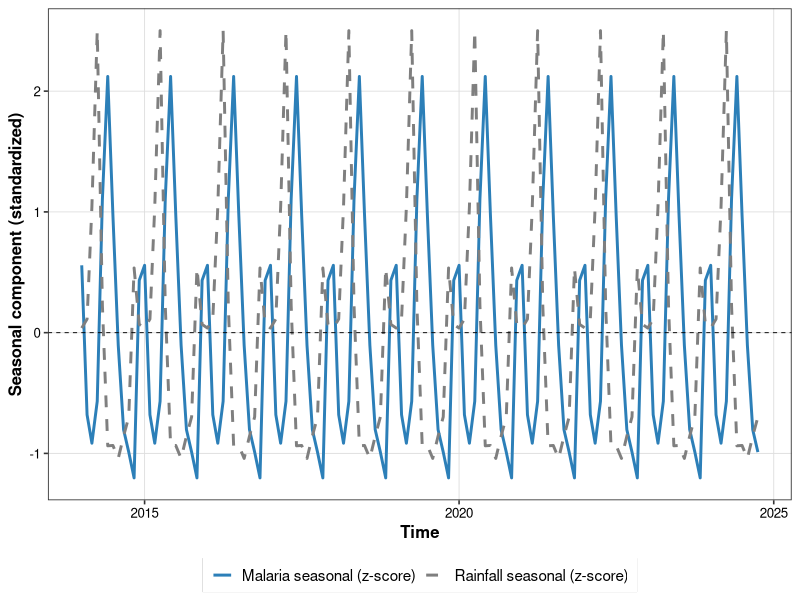
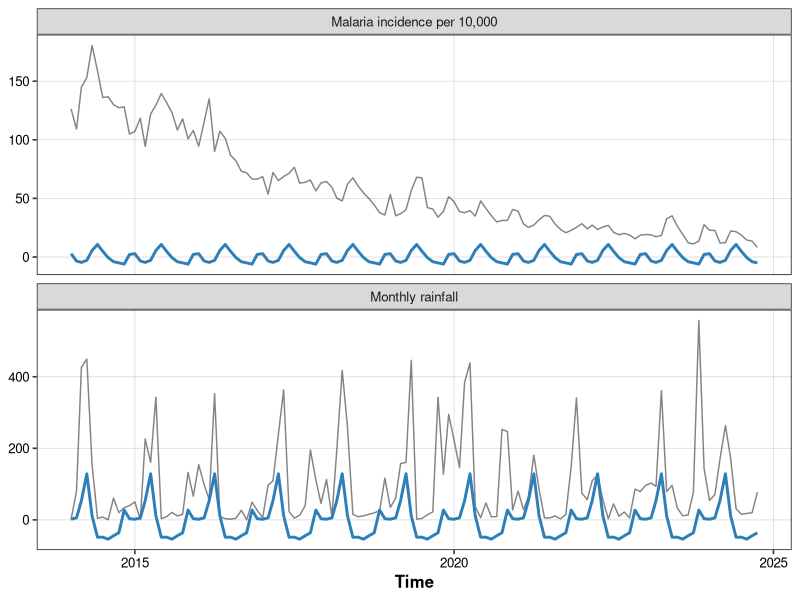
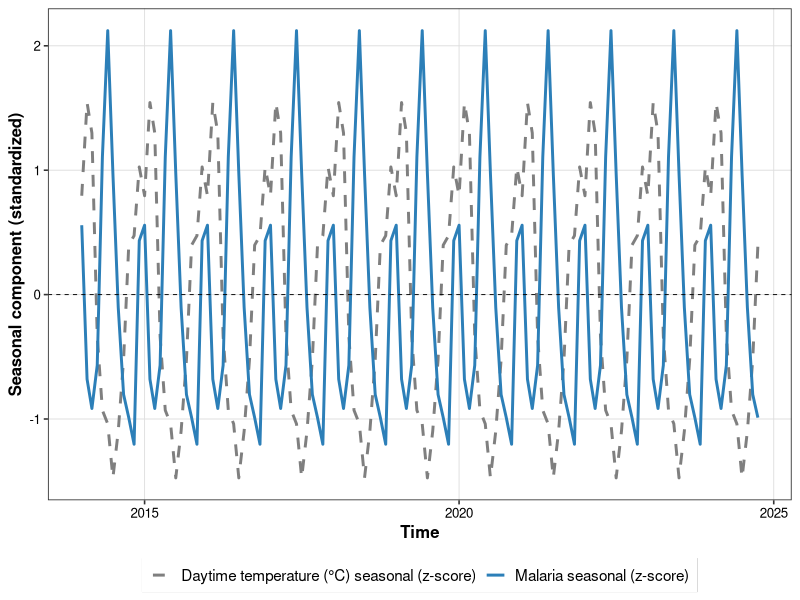
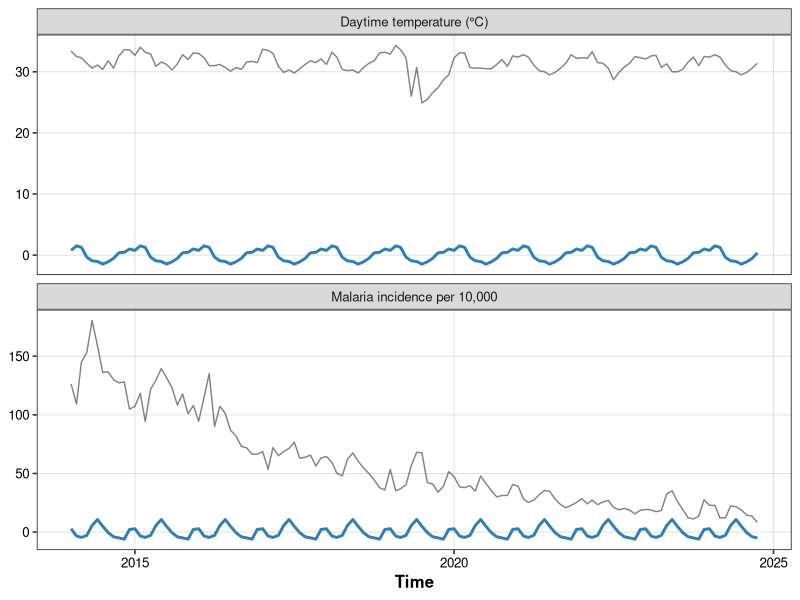
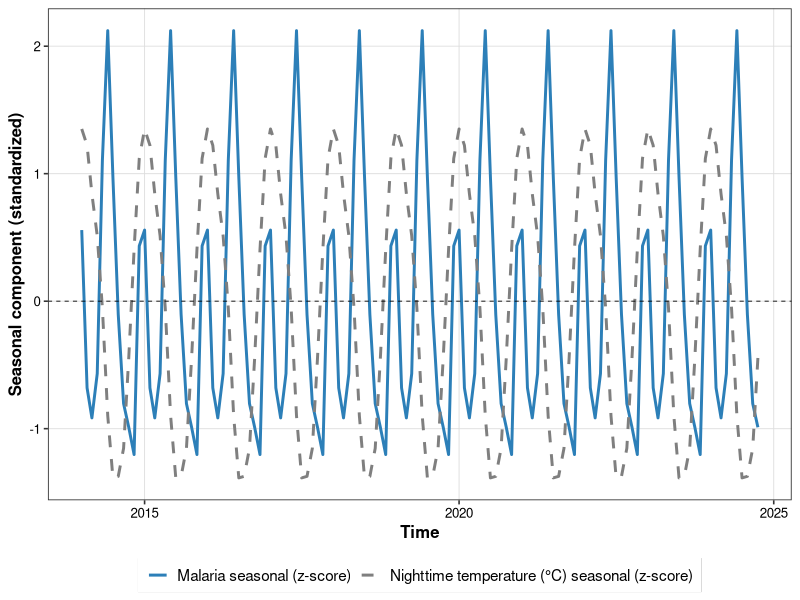
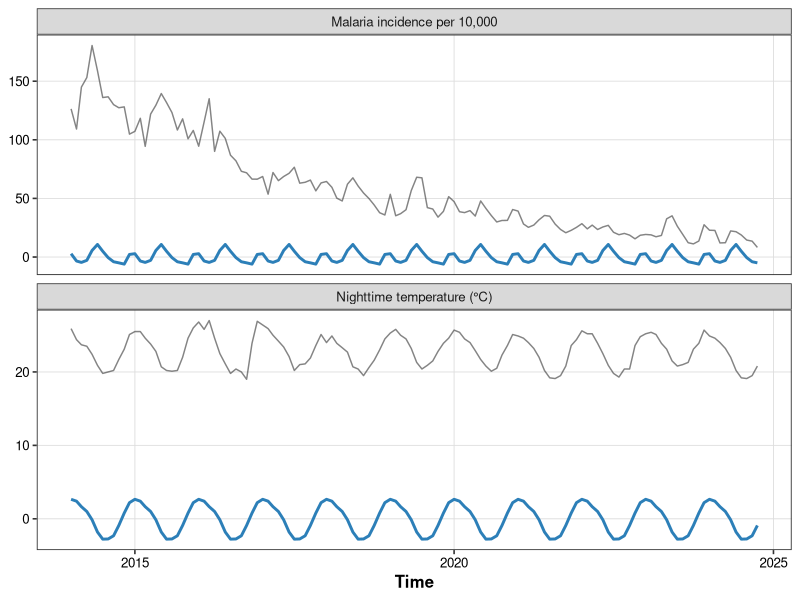
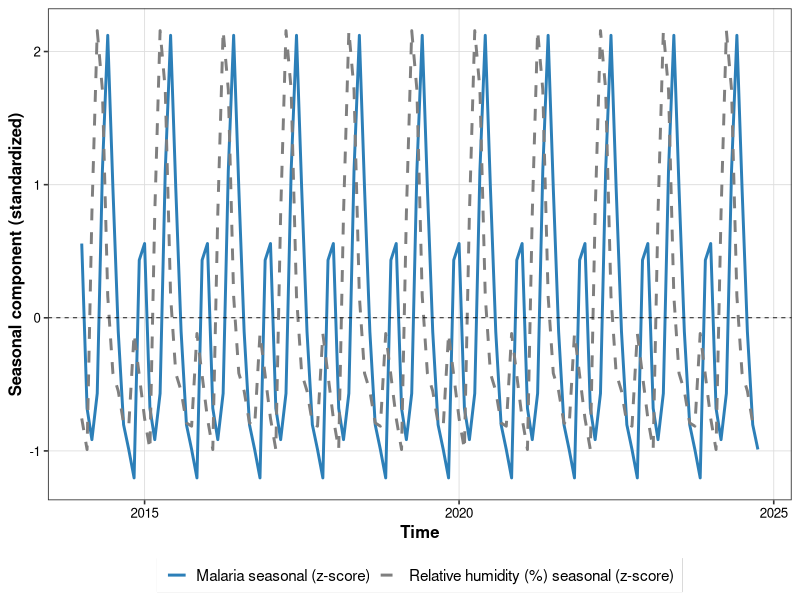
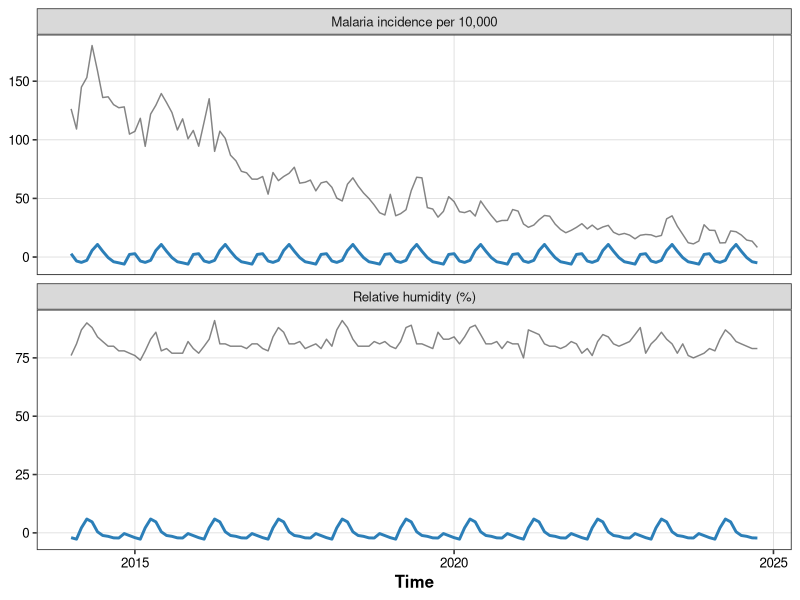

These figures' R source, in order:
# ---- Packages ----
library(tidyverse)
library(zoo)        # for as.yearmon()
library(lubridate)  # for year(), month()

# ---- Setup output + theme ----
setwd(".")
plots_dir <- file.path(getwd(), "Preliminary_Plots")
if (!dir.exists(plots_dir)) dir.create(plots_dir)

pub_theme <- theme_bw(base_size = 12) +
  theme(
    axis.title = element_text(face = "bold"),
    axis.text = element_text(color = "black"),
    panel.grid.minor = element_blank(),
    panel.grid.major = element_line(color = "#DDDDDD", linewidth = 0.3),
    panel.border = element_rect(color = "#333333", fill = NA, linewidth = 0.6),
    legend.position = "bottom",
    legend.title = element_text(face = "bold"),
    legend.text = element_text(size = 11),
    legend.key.width = unit(16, "pt"),
    legend.key.height = unit(12, "pt"),
    legend.box.background = element_rect(color = "#CCCCCC", fill = "white")
  )

# ---- 1) Load & prepare ----
# Put Data.csv in your working directory or adjust the path
df <- read_csv("Data.csv")

# Ensure the time variable is ordered and usable
# Your file already has a 'yearmon' like "2014-01"
df <- df %>%
  mutate(yearmon = as.yearmon(yearmon)) %>%
  arrange(yearmon)

# Pull the two monthly series
malaria  <- df$Malaria_incidence_per_10000
rainfall <- df$monthly_rainfall

# Make monthly ts objects with frequency = 12
start_date <- as.Date(min(df$yearmon))
start_year  <- year(start_date)
start_month <- month(start_date)

malaria_ts  <- ts(malaria,  frequency = 12, start = c(start_year, start_month))
rainfall_ts <- ts(rainfall, frequency = 12, start = c(start_year, start_month))

# ---- 2) STL decomposition (univariate each) ----
# s.window = "periodic" gives a stable seasonal for monthly data
stl_mal  <- stl(malaria_ts,  s.window = "periodic", robust = TRUE)
stl_rain <- stl(rainfall_ts, s.window = "periodic", robust = TRUE)

# Extract seasonal components
seas_mal  <- as.numeric(stl_mal$time.series[, "seasonal"])
seas_rain <- as.numeric(stl_rain$time.series[, "seasonal"])

# Make a proper monthly date index from the ts time
idx <- as.yearmon(time(malaria_ts))        # yearmon index
dates <- as.Date(idx)

# ---- 3) Plot both seasonal components together (standardized) ----
plot_df <- tibble(
  date = dates,
  malaria_seasonal  = seas_mal,
  rainfall_seasonal = seas_rain
) %>%
  mutate(
    malaria_z  = as.numeric(scale(malaria_seasonal)),
    rainfall_z = as.numeric(scale(rainfall_seasonal))
  ) %>%
  pivot_longer(c(malaria_z, rainfall_z),
               names_to = "series", values_to = "seasonal_z") %>%
  mutate(series = recode(series,
                         malaria_z  = "Malaria seasonal (z-score)",
                         rainfall_z = "Rainfall seasonal (z-score)"))

p1 <- ggplot(plot_df, aes(date, seasonal_z, color = series, linetype = series)) +
  geom_line(linewidth = 1) +
  geom_hline(yintercept = 0, linetype = "dashed", linewidth = 0.3) +
  labs(x = "Time", y = "Seasonal component (standardized)", color = NULL, linetype = NULL) +
  scale_color_manual(values = c("Malaria seasonal (z-score)" = "#2C7FB8",
                                "Rainfall seasonal (z-score)" = "#7F7F7F")) +
  scale_linetype_manual(values = c("Malaria seasonal (z-score)" = "solid",
                                   "Rainfall seasonal (z-score)" = "dashed")) +
  pub_theme

ggsave(file.path(plots_dir, "11_stl_seasonal_malaria_vs_rainfall.jpg"),
       p1, width = 10, height = 6, dpi = 300, device = "jpeg")

# ---- 4) (Optional) Raw series + seasonal fit for each variable ----
# Build tidy frames with original series and seasonal fit
tidy_mal <- tibble(
  date = dates,
  value = as.numeric(malaria_ts),
  seasonal = seas_mal,
  series = "Malaria incidence per 10,000"
)

tidy_rain <- tibble(
  date = dates,
  value = as.numeric(rainfall_ts),
  seasonal = seas_rain,
  series = "Monthly rainfall"
)

tidy_both <- bind_rows(tidy_mal, tidy_rain)

# Two panels: raw (thin) + seasonal fit (thick)
p2 <- ggplot(tidy_both, aes(date, value)) +
  geom_line(alpha = 0.6, color = "#333333") +
  geom_line(aes(y = seasonal), linewidth = 1, color = "#2C7FB8") +
  facet_wrap(~ series, scales = "free_y", ncol = 1) +
  labs(x = "Time", y = NULL) +
  pub_theme

ggsave(file.path(plots_dir, "12_raw_vs_seasonal_fits.jpg"),
       p2, width = 10, height = 8, dpi = 300, device = "jpeg")

# ---- 5) Repeat for other climate variables (day temp, night temp, humidity) ----
make_pair_plots <- function(var_col, var_label, prefix_num) {
  # Build ts for the selected variable aligned with malaria_ts
  x_vec <- df[[var_col]]
  x_ts  <- ts(x_vec, frequency = 12, start = c(start_year, start_month))
  stl_x <- stl(x_ts, s.window = "periodic", robust = TRUE)
  seas_x <- as.numeric(stl_x$time.series[, "seasonal"])

  # Seasonal comparison (standardized)
  plot_df2 <- tibble(
    date = dates,
    malaria_seasonal  = seas_mal,
    other_seasonal    = seas_x
  ) %>%
    mutate(
      malaria_z  = as.numeric(scale(malaria_seasonal)),
      other_z    = as.numeric(scale(other_seasonal))
    ) %>%
    pivot_longer(c(malaria_z, other_z), names_to = "series", values_to = "seasonal_z") %>%
    mutate(series = recode(series,
                           malaria_z  = "Malaria seasonal (z-score)",
                           other_z    = paste0(var_label, " seasonal (z-score)")))

  p_seas <- ggplot(plot_df2, aes(date, seasonal_z, color = series, linetype = series)) +
    geom_line(linewidth = 1) +
    geom_hline(yintercept = 0, linetype = "dashed", linewidth = 0.3) +
    labs(x = "Time", y = "Seasonal component (standardized)", color = NULL, linetype = NULL) +
    scale_color_manual(values = setNames(c("#2C7FB8", "#7F7F7F"),
                                        c("Malaria seasonal (z-score)", paste0(var_label, " seasonal (z-score)"))) ) +
    scale_linetype_manual(values = setNames(c("solid", "dashed"),
                                          c("Malaria seasonal (z-score)", paste0(var_label, " seasonal (z-score)"))) ) +
    pub_theme

  ggsave(file.path(plots_dir, sprintf("%02d_stl_seasonal_malaria_vs_%s.jpg", prefix_num, gsub("[ %()]+", "_", tolower(var_label)))),
         p_seas, width = 10, height = 6, dpi = 300, device = "jpeg")

  # Raw vs STL seasonal fit facets
  tidy_x <- tibble(
    date = dates,
    value = as.numeric(x_ts),
    seasonal = seas_x,
    series = var_label
  )

  tidy_both2 <- bind_rows(tidy_mal, tidy_x)

  p_raw <- ggplot(tidy_both2, aes(date, value)) +
    geom_line(alpha = 0.6, color = "#333333") +
    geom_line(aes(y = seasonal), linewidth = 1, color = "#2C7FB8") +
    facet_wrap(~ series, scales = "free_y", ncol = 1) +
    labs(x = "Time", y = NULL) +
    pub_theme

  ggsave(file.path(plots_dir, sprintf("%02d_raw_vs_seasonal_fits_%s.jpg", prefix_num + 1, gsub("[ %()]+", "_", tolower(var_label)))),
         p_raw, width = 10, height = 8, dpi = 300, device = "jpeg")
}

# Daytime temperature
make_pair_plots("daytime_temperature", "Daytime temperature (°C)", 13)
# Nighttime temperature
make_pair_plots("nighttime_temperature", "Nighttime temperature (°C)", 15)
# Relative humidity
make_pair_plots("Relative_humidity", "Relative humidity (%)", 17)
